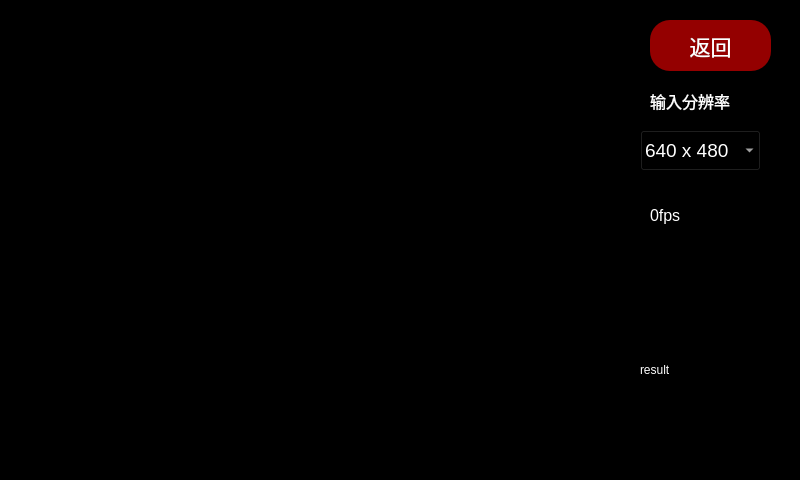
<?xml version="1.0" encoding="UTF-8"?>
<ui version="4.0">
 <class>yolo_app</class>
 <widget class="QMainWindow" name="yolo_app">
  <property name="geometry">
   <rect>
    <x>0</x>
    <y>0</y>
    <width>800</width>
    <height>480</height>
   </rect>
  </property>
  <property name="windowTitle">
   <string>MainWindow</string>
  </property>
  <property name="styleSheet">
   <string notr="true">background-color: rgb(0, 0, 0);</string>
  </property>
  <widget class="QWidget" name="centralwidget">
   <property name="styleSheet">
    <string notr="true">color: rgb(0, 0, 0);</string>
   </property>
   <widget class="QPushButton" name="back_btn">
    <property name="geometry">
     <rect>
      <x>650</x>
      <y>20</y>
      <width>121</width>
      <height>51</height>
     </rect>
    </property>
    <property name="font">
     <font>
      <pointsize>16</pointsize>
     </font>
    </property>
    <property name="styleSheet">
     <string notr="true">background-color: rgb(148, 0, 0);
color: rgb(255, 255, 255);
border-radius: 20px;</string>
    </property>
    <property name="text">
     <string>返回</string>
    </property>
   </widget>
   <widget class="QWidget" name="widget" native="true">
    <property name="geometry">
     <rect>
      <x>0</x>
      <y>0</y>
      <width>640</width>
      <height>480</height>
     </rect>
    </property>
    <property name="styleSheet">
     <string notr="true">
background-color: rgb(0, 0, 0);</string>
    </property>
   </widget>
   <widget class="QLabel" name="label_fps">
    <property name="geometry">
     <rect>
      <x>650</x>
      <y>200</y>
      <width>111</width>
      <height>31</height>
     </rect>
    </property>
    <property name="font">
     <font>
      <pointsize>12</pointsize>
     </font>
    </property>
    <property name="styleSheet">
     <string notr="true">color: rgb(255, 255, 255);</string>
    </property>
    <property name="text">
     <string>0fps</string>
    </property>
   </widget>
   <widget class="QComboBox" name="comboBox">
    <property name="geometry">
     <rect>
      <x>640</x>
      <y>130</y>
      <width>121</width>
      <height>41</height>
     </rect>
    </property>
    <property name="font">
     <font>
      <pointsize>14</pointsize>
     </font>
    </property>
    <property name="styleSheet">
     <string notr="true">color: rgb(255, 255, 255);</string>
    </property>
    <item>
     <property name="text">
      <string>640 x 480</string>
     </property>
    </item>
    <item>
     <property name="text">
      <string>960 x 720</string>
     </property>
    </item>
    <item>
     <property name="text">
      <string>1280 x 960</string>
     </property>
    </item>
    <item>
     <property name="text">
      <string>1920 x 1440</string>
     </property>
    </item>
    <item>
     <property name="text">
      <string>2592 x 1944</string>
     </property>
    </item>
   </widget>
   <widget class="QLabel" name="label_info">
    <property name="geometry">
     <rect>
      <x>640</x>
      <y>270</y>
      <width>160</width>
      <height>200</height>
     </rect>
    </property>
    <property name="styleSheet">
     <string notr="true">color: rgb(255, 255, 255);</string>
    </property>
    <property name="text">
     <string>result</string>
    </property>
   </widget>
   <widget class="QLabel" name="label">
    <property name="geometry">
     <rect>
      <x>650</x>
      <y>90</y>
      <width>91</width>
      <height>21</height>
     </rect>
    </property>
    <property name="font">
     <font>
      <pointsize>12</pointsize>
     </font>
    </property>
    <property name="styleSheet">
     <string notr="true">color: rgb(255, 255, 255);</string>
    </property>
    <property name="text">
     <string>输入分辨率</string>
    </property>
   </widget>
  </widget>
 </widget>
 <resources/>
 <connections/>
</ui>
